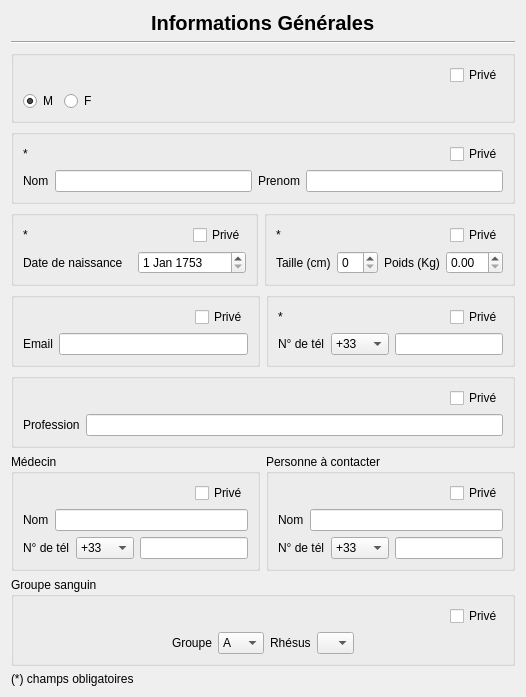
     <widget class="QWidget" name="tab">
      <attribute name="title">
       <string>Informations générales</string>
      </attribute>
      <layout class="QVBoxLayout" name="verticalLayout_25">
       <item>
        <layout class="QVBoxLayout" name="verticalLayout">
         <item>
          <layout class="QHBoxLayout" name="horizontalLayout">
           <item>
            <spacer name="horizontalSpacer">
             <property name="orientation">
              <enum>Qt::Horizontal</enum>
             </property>
             <property name="sizeHint" stdset="0">
              <size>
               <width>40</width>
               <height>20</height>
              </size>
             </property>
            </spacer>
           </item>
           <item>
            <widget class="QLabel" name="label_titre">
             <property name="font">
              <font>
               <pointsize>15</pointsize>
               <weight>75</weight>
               <bold>true</bold>
              </font>
             </property>
             <property name="text">
              <string>Informations Générales</string>
             </property>
            </widget>
           </item>
           <item>
            <spacer name="horizontalSpacer_2">
             <property name="orientation">
              <enum>Qt::Horizontal</enum>
             </property>
             <property name="sizeHint" stdset="0">
              <size>
               <width>40</width>
               <height>20</height>
              </size>
             </property>
            </spacer>
           </item>
          </layout>
         </item>
         <item>
          <widget class="Line" name="line">
           <property name="orientation">
            <enum>Qt::Horizontal</enum>
           </property>
          </widget>
         </item>
         <item>
          <layout class="QVBoxLayout" name="verticalLayout_5">
           <item>
            <widget class="QGroupBox" name="groupBox_2">
             <property name="title">
              <string/>
             </property>
             <layout class="QVBoxLayout" name="verticalLayout_6">
              <item>
               <layout class="QHBoxLayout" name="horizontalLayout_6">
                <item>
                 <spacer name="horizontalSpacer_5">
                  <property name="orientation">
                   <enum>Qt::Horizontal</enum>
                  </property>
                  <property name="sizeHint" stdset="0">
                   <size>
                    <width>40</width>
                    <height>20</height>
                   </size>
                  </property>
                 </spacer>
                </item>
                <item>
                 <widget class="QCheckBox" name="checkBox_sexe">
                  <property name="toolTip">
                   <string/>
                  </property>
                  <property name="toolTipDuration">
                   <number>-1</number>
                  </property>
                  <property name="text">
                   <string>Privé</string>
                  </property>
                 </widget>
                </item>
               </layout>
              </item>
              <item>
               <layout class="QHBoxLayout" name="horizontalLayout_5">
                <item>
                 <widget class="QRadioButton" name="radioButton_M">
                  <property name="text">
                   <string>M</string>
                  </property>
                  <property name="checked">
                   <bool>true</bool>
                  </property>
                 </widget>
                </item>
                <item>
                 <widget class="QRadioButton" name="radioButton_F">
                  <property name="text">
                   <string>F</string>
                  </property>
                 </widget>
                </item>
                <item>
                 <spacer name="horizontalSpacer_4">
                  <property name="orientation">
                   <enum>Qt::Horizontal</enum>
                  </property>
                  <property name="sizeHint" stdset="0">
                   <size>
                    <width>40</width>
                    <height>20</height>
                   </size>
                  </property>
                 </spacer>
                </item>
               </layout>
              </item>
             </layout>
            </widget>
           </item>
          </layout>
         </item>
         <item>
          <layout class="QVBoxLayout" name="verticalLayout_2">
           <item>
            <widget class="QGroupBox" name="groupBox">
             <property name="title">
              <string/>
             </property>
             <layout class="QVBoxLayout" name="verticalLayout_4">
              <item>
               <layout class="QHBoxLayout" name="horizontalLayout_3">
                <item>
                 <widget class="QLabel" name="label_obli_nom">
                  <property name="text">
                   <string>*</string>
                  </property>
                 </widget>
                </item>
                <item>
                 <spacer name="horizontalSpacer_3">
                  <property name="orientation">
                   <enum>Qt::Horizontal</enum>
                  </property>
                  <property name="sizeHint" stdset="0">
                   <size>
                    <width>40</width>
                    <height>20</height>
                   </size>
                  </property>
                 </spacer>
                </item>
                <item>
                 <widget class="QCheckBox" name="checkBox_nom">
                  <property name="text">
                   <string>Privé</string>
                  </property>
                 </widget>
                </item>
               </layout>
              </item>
              <item>
               <layout class="QHBoxLayout" name="horizontalLayout_2">
                <item>
                 <widget class="QLabel" name="label">
                  <property name="text">
                   <string>Nom</string>
                  </property>
                 </widget>
                </item>
                <item>
                 <widget class="QLineEdit" name="lineEdit_nom"/>
                </item>
                <item>
                 <widget class="QLabel" name="label_2">
                  <property name="text">
                   <string>Prenom</string>
                  </property>
                 </widget>
                </item>
                <item>
                 <widget class="QLineEdit" name="lineEdit_prenom"/>
                </item>
               </layout>
              </item>
             </layout>
            </widget>
           </item>
          </layout>
         </item>
         <item>
          <layout class="QHBoxLayout" name="horizontalLayout_7">
           <item>
            <widget class="QGroupBox" name="groupBox_3">
             <property name="title">
              <string/>
             </property>
             <layout class="QVBoxLayout" name="verticalLayout_8">
              <item>
               <layout class="QHBoxLayout" name="horizontalLayout_9">
                <item>
                 <widget class="QLabel" name="label_obli_date">
                  <property name="text">
                   <string>*</string>
                  </property>
                 </widget>
                </item>
                <item>
                 <spacer name="horizontalSpacer_6">
                  <property name="orientation">
                   <enum>Qt::Horizontal</enum>
                  </property>
                  <property name="sizeHint" stdset="0">
                   <size>
                    <width>40</width>
                    <height>20</height>
                   </size>
                  </property>
                 </spacer>
                </item>
                <item>
                 <widget class="QCheckBox" name="checkBox_date">
                  <property name="text">
                   <string>Privé</string>
                  </property>
                 </widget>
                </item>
               </layout>
              </item>
              <item>
               <layout class="QHBoxLayout" name="horizontalLayout_8">
                <item>
                 <widget class="QLabel" name="label_3">
                  <property name="text">
                   <string>Date de naissance</string>
                  </property>
                 </widget>
                </item>
                <item>
                 <widget class="QDateEdit" name="dateEdit">
                  <property name="dateTime">
                   <datetime>
                    <hour>0</hour>
                    <minute>0</minute>
                    <second>0</second>
                    <year>1753</year>
                    <month>1</month>
                    <day>1</day>
                   </datetime>
                  </property>
                 </widget>
                </item>
               </layout>
              </item>
             </layout>
            </widget>
           </item>
           <item>
            <widget class="QGroupBox" name="groupBox_4">
             <property name="title">
              <string/>
             </property>
             <layout class="QVBoxLayout" name="verticalLayout_9">
              <item>
               <layout class="QHBoxLayout" name="horizontalLayout_11">
                <item>
                 <widget class="QLabel" name="label_obli_corps">
                  <property name="text">
                   <string>*</string>
                  </property>
                 </widget>
                </item>
                <item>
                 <spacer name="horizontalSpacer_7">
                  <property name="orientation">
                   <enum>Qt::Horizontal</enum>
                  </property>
                  <property name="sizeHint" stdset="0">
                   <size>
                    <width>40</width>
                    <height>20</height>
                   </size>
                  </property>
                 </spacer>
                </item>
                <item>
                 <widget class="QCheckBox" name="checkBox_corps">
                  <property name="text">
                   <string>Privé</string>
                  </property>
                 </widget>
                </item>
               </layout>
              </item>
              <item>
               <layout class="QHBoxLayout" name="horizontalLayout_10">
                <item>
                 <widget class="QLabel" name="label_4">
                  <property name="text">
                   <string>Taille (cm)</string>
                  </property>
                 </widget>
                </item>
                <item>
                 <widget class="QSpinBox" name="spinBox_taille"/>
                </item>
                <item>
                 <widget class="QLabel" name="label_5">
                  <property name="text">
                   <string>Poids (Kg)</string>
                  </property>
                 </widget>
                </item>
                <item>
                 <widget class="QDoubleSpinBox" name="doubleSpinBox_poids"/>
                </item>
               </layout>
              </item>
             </layout>
            </widget>
           </item>
          </layout>
         </item>
         <item>
          <layout class="QHBoxLayout" name="horizontalLayout_4">
           <item>
            <layout class="QHBoxLayout" name="horizontalLayout_12">
             <item>
              <widget class="QGroupBox" name="groupBox_5">
               <property name="title">
                <string/>
               </property>
               <layout class="QVBoxLayout" name="verticalLayout_7">
                <item>
                 <layout class="QHBoxLayout" name="horizontalLayout_15">
                  <item>
                   <spacer name="horizontalSpacer_8">
                    <property name="orientation">
                     <enum>Qt::Horizontal</enum>
                    </property>
                    <property name="sizeHint" stdset="0">
                     <size>
                      <width>40</width>
                      <height>20</height>
                     </size>
                    </property>
                   </spacer>
                  </item>
                  <item>
                   <widget class="QCheckBox" name="checkBox_Adress">
                    <property name="text">
                     <string>Privé</string>
                    </property>
                   </widget>
                  </item>
                 </layout>
                </item>
                <item>
                 <layout class="QHBoxLayout" name="horizontalLayout_14">
                  <item>
                   <widget class="QLabel" name="label_6">
                    <property name="text">
                     <string>Email</string>
                    </property>
                   </widget>
                  </item>
                  <item>
                   <widget class="QLineEdit" name="lineEdit_adresse"/>
                  </item>
                 </layout>
                </item>
               </layout>
              </widget>
             </item>
            </layout>
           </item>
           <item>
            <layout class="QHBoxLayout" name="horizontalLayout_13">
             <item>
              <widget class="QGroupBox" name="groupBox_6">
               <property name="title">
                <string/>
               </property>
               <layout class="QVBoxLayout" name="verticalLayout_10">
                <item>
                 <layout class="QHBoxLayout" name="horizontalLayout_17">
                  <item>
                   <widget class="QLabel" name="label_obli_tel">
                    <property name="text">
                     <string>*</string>
                    </property>
                   </widget>
                  </item>
                  <item>
                   <spacer name="horizontalSpacer_9">
                    <property name="orientation">
                     <enum>Qt::Horizontal</enum>
                    </property>
                    <property name="sizeHint" stdset="0">
                     <size>
                      <width>40</width>
                      <height>20</height>
                     </size>
                    </property>
                   </spacer>
                  </item>
                  <item>
                   <widget class="QCheckBox" name="checkBox_Tel">
                    <property name="text">
                     <string>Privé</string>
                    </property>
                   </widget>
                  </item>
                 </layout>
                </item>
                <item>
                 <layout class="QHBoxLayout" name="horizontalLayout_16">
                  <item>
                   <widget class="QLabel" name="label_7">
                    <property name="text">
                     <string>N° de tél</string>
                    </property>
                   </widget>
                  </item>
                  <item>
                   <widget class="QComboBox" name="comboBoxTel">
                    <item>
                     <property name="text">
                      <string>+33</string>
                     </property>
                    </item>
                    <item>
                     <property name="text">
                      <string>+44</string>
                     </property>
                    </item>
                    <item>
                     <property name="text">
                      <string>+237</string>
                     </property>
                    </item>
                    <item>
                     <property name="text">
                      <string>+229</string>
                     </property>
                    </item>
                    <item>
                     <property name="text">
                      <string>+49</string>
                     </property>
                    </item>
                    <item>
                     <property name="text">
                      <string>+41</string>
                     </property>
                    </item>
                    <item>
                     <property name="text">
                      <string>+213</string>
                     </property>
                    </item>
                    <item>
                     <property name="text">
                      <string>+225</string>
                     </property>
                    </item>
                    <item>
                     <property name="text">
                      <string>+241</string>
                     </property>
                    </item>
                   </widget>
                  </item>
                  <item>
                   <widget class="QLineEdit" name="lineEdit_tel"/>
                  </item>
                 </layout>
                </item>
               </layout>
              </widget>
             </item>
            </layout>
           </item>
          </layout>
         </item>
         <item>
          <layout class="QHBoxLayout" name="horizontalLayout_23">
           <item>
            <widget class="QGroupBox" name="groupBox_7">
             <property name="title">
              <string/>
             </property>
             <layout class="QVBoxLayout" name="verticalLayout_11">
              <item>
               <layout class="QHBoxLayout" name="horizontalLayout_25">
                <item>
                 <spacer name="horizontalSpacer_10">
                  <property name="orientation">
                   <enum>Qt::Horizontal</enum>
                  </property>
                  <property name="sizeHint" stdset="0">
                   <size>
                    <width>40</width>
                    <height>20</height>
                   </size>
                  </property>
                 </spacer>
                </item>
                <item>
                 <widget class="QCheckBox" name="checkBox_profession">
                  <property name="text">
                   <string>Privé</string>
                  </property>
                 </widget>
                </item>
               </layout>
              </item>
              <item>
               <layout class="QHBoxLayout" name="horizontalLayout_24">
                <item>
                 <widget class="QLabel" name="label_8">
                  <property name="text">
                   <string>Profession</string>
                  </property>
                 </widget>
                </item>
                <item>
                 <widget class="QLineEdit" name="lineEdit_profession"/>
                </item>
               </layout>
              </item>
             </layout>
            </widget>
           </item>
          </layout>
         </item>
         <item>
          <layout class="QHBoxLayout" name="horizontalLayout_26">
           <item>
            <widget class="QGroupBox" name="groupBox_8">
             <property name="title">
              <string>Médecin</string>
             </property>
             <layout class="QVBoxLayout" name="verticalLayout_12">
              <item>
               <layout class="QHBoxLayout" name="horizontalLayout_27">
                <item>
                 <spacer name="horizontalSpacer_11">
                  <property name="orientation">
                   <enum>Qt::Horizontal</enum>
                  </property>
                  <property name="sizeHint" stdset="0">
                   <size>
                    <width>40</width>
                    <height>20</height>
                   </size>
                  </property>
                 </spacer>
                </item>
                <item>
                 <widget class="QCheckBox" name="checkBox_medecin">
                  <property name="text">
                   <string>Privé</string>
                  </property>
                 </widget>
                </item>
               </layout>
              </item>
              <item>
               <layout class="QHBoxLayout" name="horizontalLayout_28">
                <item>
                 <widget class="QLabel" name="label_9">
                  <property name="text">
                   <string>Nom</string>
                  </property>
                 </widget>
                </item>
                <item>
                 <widget class="QLineEdit" name="lineEdit_nomMed"/>
                </item>
               </layout>
              </item>
              <item>
               <layout class="QHBoxLayout" name="horizontalLayout_29">
                <item>
                 <widget class="QLabel" name="label_10">
                  <property name="text">
                   <string>N° de tél</string>
                  </property>
                 </widget>
                </item>
                <item>
                 <widget class="QComboBox" name="comboBoxTelMed">
                  <item>
                   <property name="text">
                    <string>+33</string>
                   </property>
                  </item>
                  <item>
                   <property name="text">
                    <string>+44</string>
                   </property>
                  </item>
                  <item>
                   <property name="text">
                    <string>+237</string>
                   </property>
                  </item>
                  <item>
                   <property name="text">
                    <string>+229</string>
                   </property>
                  </item>
                  <item>
                   <property name="text">
                    <string>+49</string>
                   </property>
                  </item>
                  <item>
                   <property name="text">
                    <string>+41</string>
                   </property>
                  </item>
                  <item>
                   <property name="text">
                    <string>+213</string>
                   </property>
                  </item>
                  <item>
                   <property name="text">
                    <string>+225</string>
                   </property>
                  </item>
                  <item>
                   <property name="text">
                    <string>+241</string>
                   </property>
                  </item>
                 </widget>
                </item>
                <item>
                 <widget class="QLineEdit" name="lineEdit_telMed"/>
                </item>
               </layout>
              </item>
             </layout>
            </widget>
           </item>
           <item>
            <widget class="QGroupBox" name="groupBox_9">
             <property name="title">
              <string>Personne à contacter</string>
             </property>
             <layout class="QVBoxLayout" name="verticalLayout_13">
              <item>
               <layout class="QHBoxLayout" name="horizontalLayout_30">
                <item>
                 <spacer name="horizontalSpacer_12">
                  <property name="orientation">
                   <enum>Qt::Horizontal</enum>
                  </property>
                  <property name="sizeHint" stdset="0">
                   <size>
                    <width>40</width>
                    <height>20</height>
                   </size>
                  </property>
                 </spacer>
                </item>
                <item>
                 <widget class="QCheckBox" name="checkBox_conntact">
                  <property name="text">
                   <string>Privé</string>
                  </property>
                 </widget>
                </item>
               </layout>
              </item>
              <item>
               <layout class="QHBoxLayout" name="horizontalLayout_31">
                <item>
                 <widget class="QLabel" name="label_11">
                  <property name="text">
                   <string>Nom</string>
                  </property>
                 </widget>
                </item>
                <item>
                 <widget class="QLineEdit" name="lineEdit_nomContact"/>
                </item>
               </layout>
              </item>
              <item>
               <layout class="QHBoxLayout" name="horizontalLayout_32">
                <item>
                 <widget class="QLabel" name="label_12">
                  <property name="text">
                   <string>N° de tél</string>
                  </property>
                 </widget>
                </item>
                <item>
                 <widget class="QComboBox" name="comboBoxTelContact">
                  <item>
                   <property name="text">
                    <string>+33</string>
                   </property>
                  </item>
                  <item>
                   <property name="text">
                    <string>+44</string>
                   </property>
                  </item>
                  <item>
                   <property name="text">
                    <string>+237</string>
                   </property>
                  </item>
                  <item>
                   <property name="text">
                    <string>+229</string>
                   </property>
                  </item>
                  <item>
                   <property name="text">
                    <string>+49</string>
                   </property>
                  </item>
                  <item>
                   <property name="text">
                    <string>+41</string>
                   </property>
                  </item>
                  <item>
                   <property name="text">
                    <string>+213</string>
                   </property>
                  </item>
                  <item>
                   <property name="text">
                    <string>+225</string>
                   </property>
                  </item>
                  <item>
                   <property name="text">
                    <string>+241</string>
                   </property>
                  </item>
                 </widget>
                </item>
                <item>
                 <widget class="QLineEdit" name="lineEdit_telContact"/>
                </item>
               </layout>
              </item>
             </layout>
            </widget>
           </item>
          </layout>
         </item>
         <item>
          <layout class="QHBoxLayout" name="horizontalLayout_33">
           <item>
            <widget class="QGroupBox" name="groupBox_10">
             <property name="title">
              <string>Groupe sanguin</string>
             </property>
             <layout class="QVBoxLayout" name="verticalLayout_14">
              <item>
               <layout class="QHBoxLayout" name="horizontalLayout_34">
                <item>
                 <spacer name="horizontalSpacer_13">
                  <property name="orientation">
                   <enum>Qt::Horizontal</enum>
                  </property>
                  <property name="sizeHint" stdset="0">
                   <size>
                    <width>40</width>
                    <height>20</height>
                   </size>
                  </property>
                 </spacer>
                </item>
                <item>
                 <widget class="QCheckBox" name="checkBox_goupeSanguin">
                  <property name="text">
                   <string>Privé</string>
                  </property>
                 </widget>
                </item>
               </layout>
              </item>
              <item>
               <layout class="QHBoxLayout" name="horizontalLayout_35">
                <item>
                 <spacer name="horizontalSpacer_14">
                  <property name="orientation">
                   <enum>Qt::Horizontal</enum>
                  </property>
                  <property name="sizeHint" stdset="0">
                   <size>
                    <width>40</width>
                    <height>20</height>
                   </size>
                  </property>
                 </spacer>
                </item>
                <item>
                 <widget class="QLabel" name="label_14">
                  <property name="text">
                   <string>Groupe</string>
                  </property>
                 </widget>
                </item>
                <item>
                 <widget class="QComboBox" name="comboBox_groupe">
                  <item>
                   <property name="text">
                    <string>A</string>
                   </property>
                  </item>
                  <item>
                   <property name="text">
                    <string>B</string>
                   </property>
                  </item>
                  <item>
                   <property name="text">
                    <string>O</string>
                   </property>
                  </item>
                  <item>
                   <property name="text">
                    <string>AB</string>
                   </property>
                  </item>
                 </widget>
                </item>
                <item>
                 <widget class="QLabel" name="label_13">
                  <property name="text">
                   <string>Rhésus</string>
                  </property>
                 </widget>
                </item>
                <item>
                 <widget class="QComboBox" name="comboBox_rhesus">
                  <item>
                   <property name="text">
                    <string/>
                   </property>
                  </item>
                  <item>
                   <property name="text">
                    <string>+</string>
                   </property>
                  </item>
                  <item>
                   <property name="text">
                    <string>-</string>
                   </property>
                  </item>
                 </widget>
                </item>
                <item>
                 <spacer name="horizontalSpacer_15">
                  <property name="orientation">
                   <enum>Qt::Horizontal</enum>
                  </property>
                  <property name="sizeHint" stdset="0">
                   <size>
                    <width>40</width>
                    <height>20</height>
                   </size>
                  </property>
                 </spacer>
                </item>
               </layout>
              </item>
             </layout>
            </widget>
           </item>
          </layout>
         </item>
         <item>
          <layout class="QHBoxLayout" name="horizontalLayout_40">
           <property name="topMargin">
            <number>0</number>
           </property>
           <item>
            <widget class="QLabel" name="label_22">
             <property name="text">
              <string>(*) champs obligatoires</string>
             </property>
            </widget>
           </item>
          </layout>
         </item>
        </layout>
       </item>
      </layout>
     </widget>
